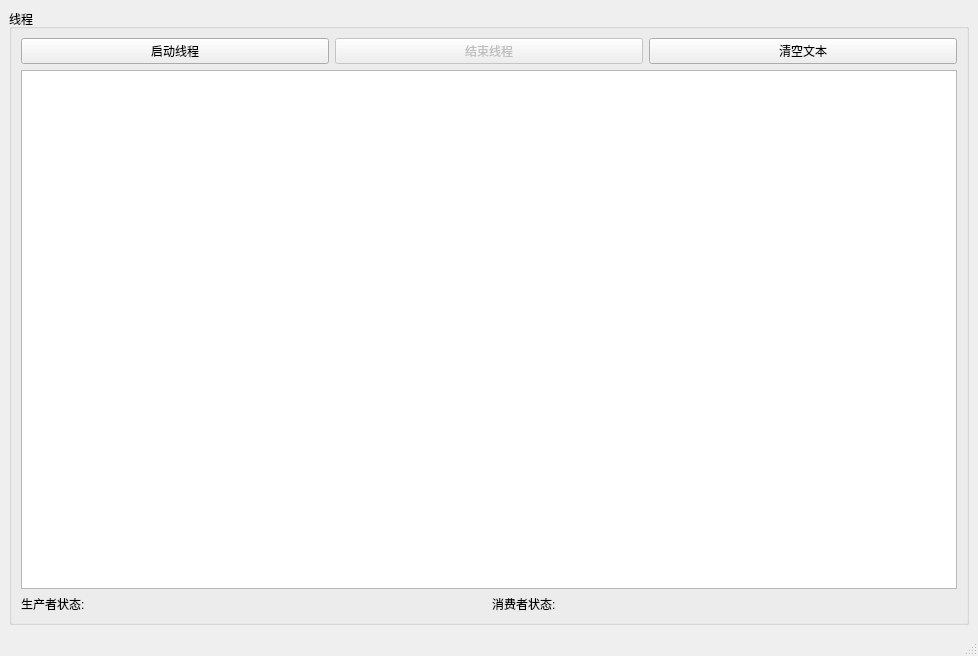
<?xml version="1.0" encoding="UTF-8"?>
<ui version="4.0">
 <class>MainWindow</class>
 <widget class="QMainWindow" name="MainWindow">
  <property name="geometry">
   <rect>
    <x>0</x>
    <y>0</y>
    <width>978</width>
    <height>656</height>
   </rect>
  </property>
  <property name="windowTitle">
   <string>MainWindow</string>
  </property>
  <widget class="QWidget" name="centralwidget">
   <layout class="QVBoxLayout" name="verticalLayout">
    <item>
     <widget class="QGroupBox" name="groupBox">
      <property name="title">
       <string>线程</string>
      </property>
      <layout class="QGridLayout" name="gridLayout">
       <item row="0" column="0" colspan="2">
        <layout class="QHBoxLayout" name="horizontalLayout">
         <item>
          <widget class="QPushButton" name="btnStartThread">
           <property name="text">
            <string>启动线程</string>
           </property>
          </widget>
         </item>
         <item>
          <widget class="QPushButton" name="btnStopThread">
           <property name="enabled">
            <bool>false</bool>
           </property>
           <property name="text">
            <string>结束线程</string>
           </property>
          </widget>
         </item>
         <item>
          <widget class="QPushButton" name="btnClear">
           <property name="text">
            <string>清空文本</string>
           </property>
          </widget>
         </item>
        </layout>
       </item>
       <item row="1" column="0" colspan="2">
        <layout class="QHBoxLayout" name="horizontalLayout_3">
         <item>
          <widget class="QPlainTextEdit" name="plainTextEdit">
           <property name="plainText">
            <string/>
           </property>
          </widget>
         </item>
        </layout>
       </item>
       <item row="2" column="0">
        <widget class="QLabel" name="LabProducer">
         <property name="text">
          <string>生产者状态:</string>
         </property>
        </widget>
       </item>
       <item row="2" column="1">
        <widget class="QLabel" name="LabConsumer">
         <property name="text">
          <string>消费者状态:</string>
         </property>
        </widget>
       </item>
      </layout>
     </widget>
    </item>
   </layout>
  </widget>
  <widget class="QMenuBar" name="menubar">
   <property name="geometry">
    <rect>
     <x>0</x>
     <y>0</y>
     <width>978</width>
     <height>22</height>
    </rect>
   </property>
  </widget>
  <widget class="QStatusBar" name="statusbar"/>
 </widget>
 <resources/>
 <connections/>
</ui>
